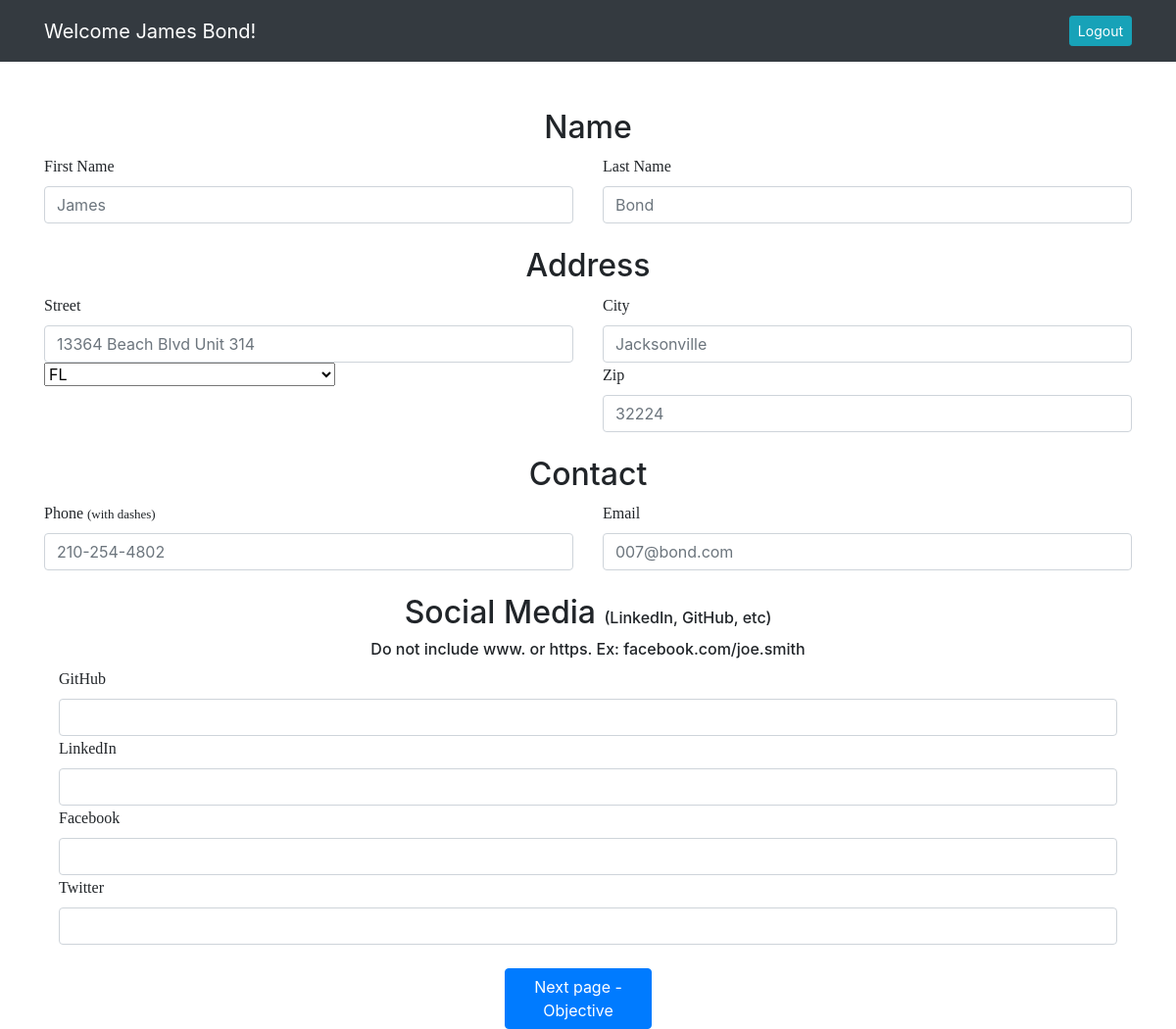
Screenshot of /personalinfo/10 (signed in) with the database file from the repository.
### resume_app/models.py (models this page shows)
class User(models.Model):
    first_name = models.CharField(max_length=255)
    last_name = models.CharField(max_length=255)
    email = models.EmailField(max_length=255)
    password = models.CharField(max_length=255)
    created_at = DateTimeField(auto_now_add=True)
    updated_at = DateTimeField(auto_now=True)
    objects = UserManager()

class Contact(models.Model):
    street = models.CharField(max_length=255)
    city = models.CharField(max_length=100)
    state = models.CharField(max_length=2)
    zip = models.CharField(max_length=5)
    phone_number = models.CharField(max_length=17, blank=True)
    user = models.OneToOneField(User, on_delete=models.CASCADE)
    created_at = DateTimeField(auto_now_add=True)
    updated_at = DateTimeField(auto_now=True)
    objects = ContactManager()

### resume_app/views.py (the view)
# urls.py: path('personalinfo/<int:user_id>', views.personalinfo),
def personalinfo(request, user_id):
    if 'id' not in request.session:
        return redirect('/')
    else:
        context = {
            'user': User.objects.get(id = user_id)
        }
        return render(request, 'personalinfo.html', context)

### resume_app/templates/personalinfo.html (shortened to what this page needs)
<!DOCTYPE html>
<html lang="en">
<head>
    <link rel="stylesheet" href="https://stackpath.bootstrapcdn.com/bootstrap/4.5.2/css/bootstrap.min.css"
>
    {% load static %}
    <link rel="stylesheet" href="{% static 'css/objective.css' %}">
</head>
<body>
    <nav class="navbar navbar-expand-lg navbar-dark bg-dark">
        <div class="container">
            <a class="navbar-brand" href="#">Welcome {{user.first_name}} {{user.last_name}}!</a>
            <div class="collapse navbar-collapse" id="navbarText">
                <span class="navbar-text">
                    <a href="/logout" role="button" class="btn btn-sm btn-info ml-2 text-white">Logout</a>
                </span>
            </div>
        </div>
    </nav>
    <br>
    <br>
    <div class="container">
        <form action="/social" method="POST" id="social">
        <h2>Name</h2>
        <div class="row">
            <div class="col">
                <label for="first_name" class="form-label">First Name</label>
                <input type="text" class="form-control" id="exampleFormControlInput1" placeholder="{{user.first_name}}">
            </div>
            <div class="col">
                <label for="last_name" class="form-label">Last Name</label>
                <input type="text" class="form-control" id="exampleFormControlInput1" placeholder="{{user.last_name}}">
            </div>
        </div>
        <br>
        <h2>Address</h2>
        <div class="row">
            <div class="col">
                <label for="street" class="form-label">Street</label>
                <input type="text" class="form-control" id="exampleFormControlInput1" placeholder="{{user.contact.street}}" name="street">
            </div>
            <div class="col">
                <label for="city" class="form-label">City</label>
                <input type="text" class="form-control" id="exampleFormControlInput1" placeholder="{{user.contact.city}}" name="city">
            </div>
        </div>
        <div class="row">
            <div class="col">
                <select class="form-select" aria-label="Default select example" name="state">
                    <option selected>{{user.contact.state}}</option>
                </select>
            </div>
            <div class="col">
                <label for="zip" class="form-label">Zip</label>
                <input type="text" class="form-control" id="exampleFormControlInput1" placeholder="{{user.contact.zip}}" name="zip">
            </div>
        </div>
        <br>
        <h2>Contact</h2>
        <div class="row">
            <div class="col">
                <label for="phone_number" class="form-label">Phone <span class="phone">(with dashes)</span></label>
                <input type="tel" class="form-control" id="exampleFormControlInput1" pattern="[0-9]{3}-[0-9]{3}-[0-9]{4}" placeholder="{{user.contact.phone_number}}" name="phone_number">
            </div>
            <div class="col">
                <label for="email" class="form-label">Email</label>
                <input type="email" class="form-control" id="exampleFormControlInput1" placeholder="{{user.email}}">
            </div>
        </div>
        <br>
        <h2>Social Media <span class="social">(LinkedIn, GitHub, etc)</span></h2>
        <h6>Do not include www. or https. Ex: facebook.com/joe.smith</h6>
        <div class="site_row">
            <div class="col">
                <label for="github" class="form-label">GitHub</label>
                <input type="text" class="form-control" id="exampleFormControlInput1" name="github">
            </div>
            <div class="col">
                <label for="linkedin" class="form-label">LinkedIn</label>
                <input type="text" class="form-control" id="exampleFormControlInput1" name="linkedin">
            </div>
        </div>
        <div class="site_row">
            <div class="col">
                <label for="facebook" class="form-label">Facebook</label>
                <input type="text" class="form-control" id="exampleFormControlInput1" name="facebook">
            </div>
            <div class="col">
                <label for="twitter" class="form-label">Twitter</label>
                <input type="text" class="form-control" id="exampleFormControlInput1" name="twitter">
            </div>
        </div>
    </div>
        <br>
        <div class="d-grid gap-2 col-2 mx-auto" id="btm_btn">
            <button class="btn btn-primary" id="submit" type="submit">Next page - Objective</button>
        </div>
</body>

### resume_app/static/css/objective.css (style rules this page uses)
.social { font-size: medium; }
.phone, .span_skills { font-size: small; }
#submit { width: 150px; }
h2, .mb-3, p, h6 { text-align: center; }
.form-label, p { word-wrap: break-word; font-family: 'Times New Roman', Times, serif; }

### rows the page displays
User: first_name "James", last_name "Bond", street "13364 Beach Blvd Unit 314", city "Jacksonville", state "FL", zip "32224", phone_number "210-254-4802", email "007@bond.com"
